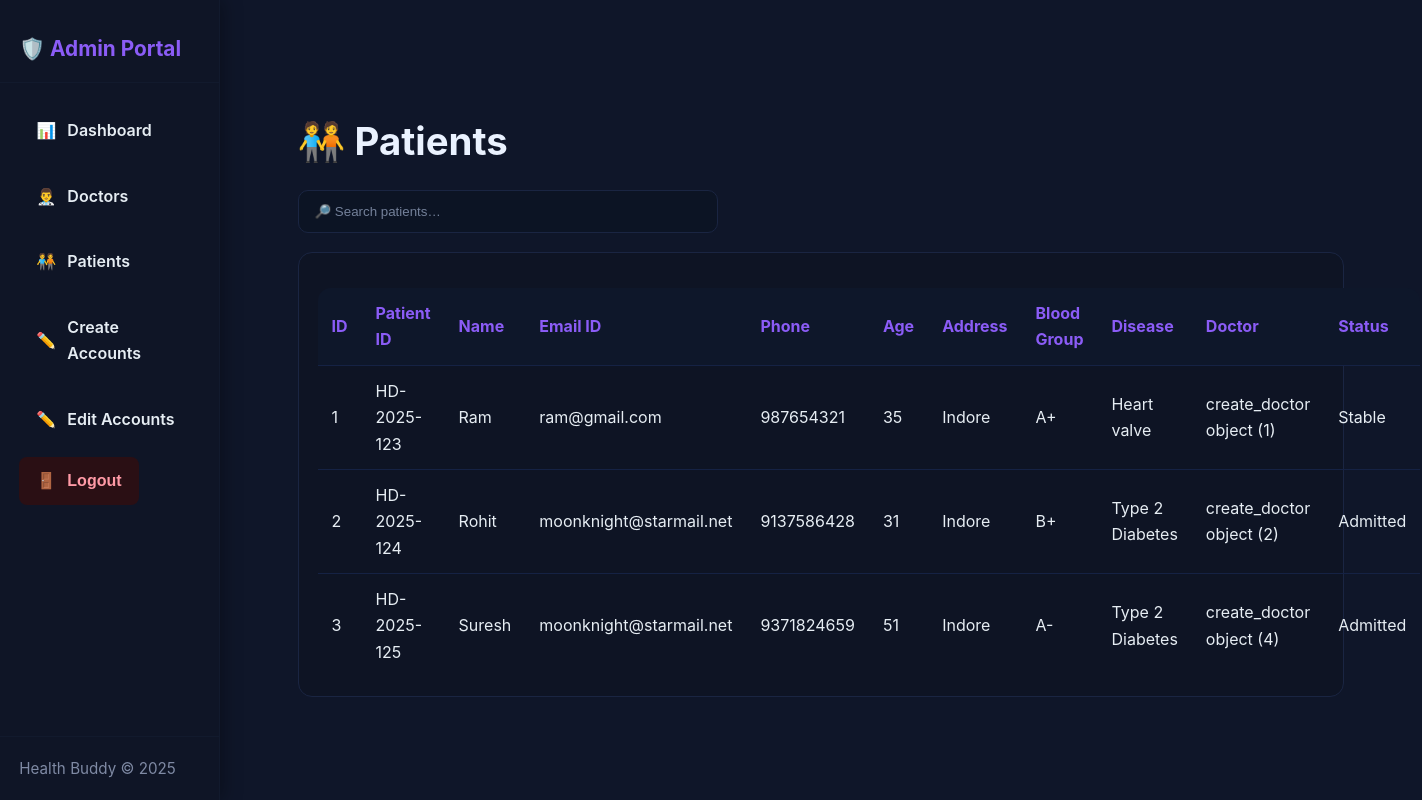
/admin1/patients/, run on an earlier commit of the app's database.
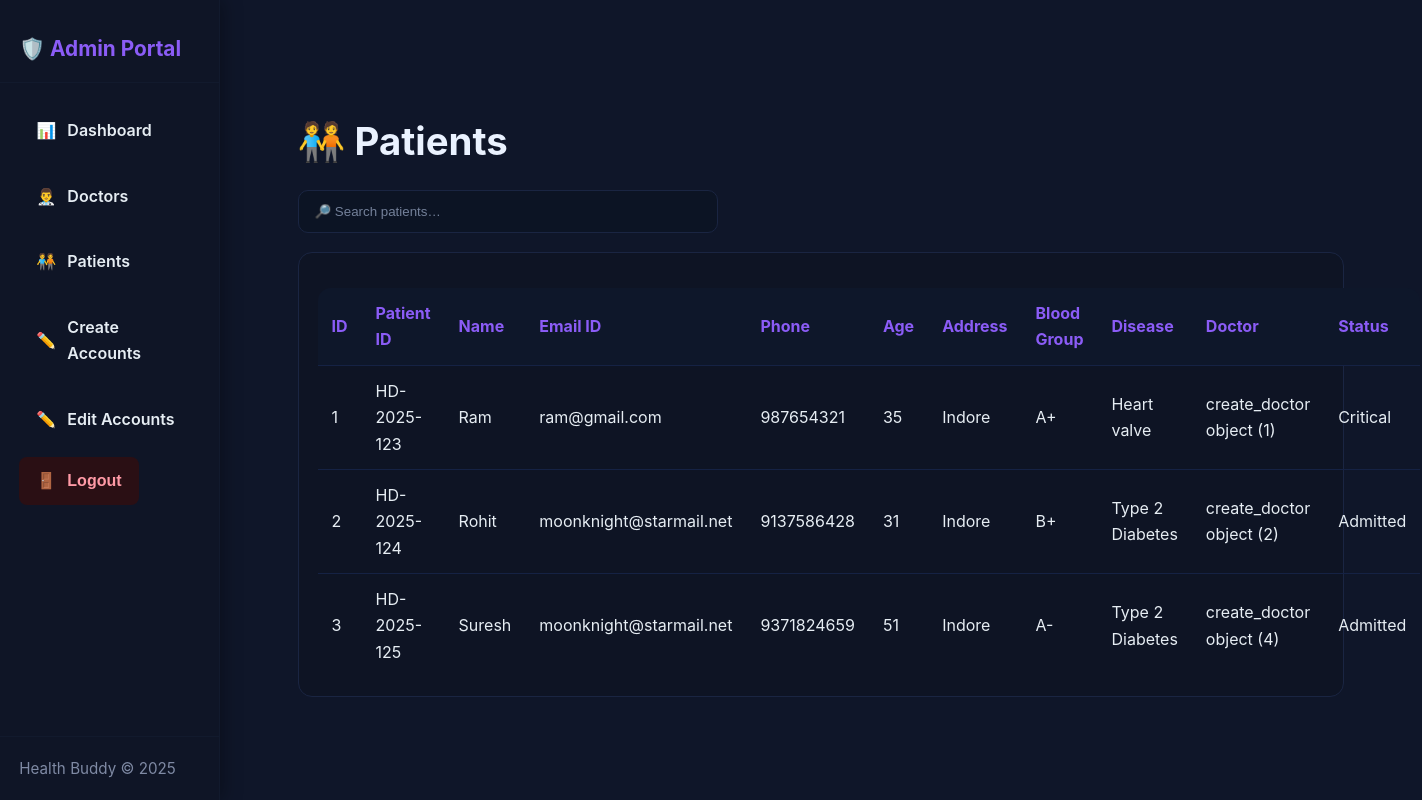
And on a later commit of the database.
### users/models.py (models this page shows)
class create_patient(models.Model):
    patient_id= models.CharField(max_length=100)
    name= models.CharField(max_length=100)
    email= models.EmailField()
    phone= models.CharField(max_length=15)
    age= models.IntegerField()
    address= models.TextField()
    gender= models.CharField(max_length=10)
    blood_group= models.CharField(max_length=5)
    disease= models.CharField(max_length=100)
    doctor= models.ForeignKey(create_doctor, on_delete=models.CASCADE)
    password= models.CharField(max_length=100, default="password123")
    status= models.CharField(max_length=20, default="Admitted")
    status_notes = models.TextField(blank=True, null=True)

class create_doctor(models.Model):
    doc_id = models.CharField(max_length=100, unique=True)
    name= models.CharField(max_length=100)
    email= models.EmailField()
    phone= models.CharField(max_length=15)
    department= models.CharField(max_length=100)
    specialist= models.CharField(max_length=100)
    license_no= models.CharField(max_length=50)
    experience= models.IntegerField()
    password= models.CharField(max_length=100, default="password123")

### PDS/views.py (the view)
# urls.py: path('admin1/patients/', views.admin_patients, name='admin-patients'),
def admin_patients(request):
    patient_data = create_patient.objects.all().order_by('id')
    return render(request, "admin-patients.html", {'patient_data': patient_data})

### templates/admin-patients.html
{% extends 'admin-base.html' %} {% block admin %}
  <main class="main-content fade-in">
    <section class="section container reveal">
      <h2 class="h2">🧑‍🤝‍🧑 Patients</h2>
      <input id="reportSearch" class="input" placeholder="🔎 Search patients…" style="max-width:420px;margin:.8rem 0 1.2rem;"/>
      <div class="card">
        <table id="reportTable" class="table">
          <thead>
            <tr>
            <th>ID</th>
            <th>Patient ID</th>
            <th>Name</th>
            <th>Email ID</th>
            <th>Phone</th>
            <th>Age</th>
            <th>Address</th>
            <th>Blood Group</th>
            <th>Disease</th>
            <th>Doctor</th>
            <th>Status</th>
          </tr>
          </thead>
          <tbody>
            {% for pat in patient_data %}
            <tr>
              <td>{{ pat.id }}</td>
              <td>{{ pat.patient_id }}</td>
              <td>{{ pat.name }}</td>
              <td>{{ pat.email }}</td>
              <td>{{ pat.phone }}</td>
              <td>{{ pat.age }}</td>
              <td>{{ pat.address }}</td>
              <td>{{ pat.blood_group }}</td>
              <td>{{ pat.disease }}</td>
              <td>{{ pat.doctor }}</td>
              <td>{{ pat.status }}</td>
            </tr>
            {% endfor %}
          </tbody>
        </table>
      </div>
    </section>
  </main>
{% endblock %}

### templates/admin-base.html
{% include 'admin-header.html' %}
{% block admin %}
{% endblock %}
{% include 'admin-footer.html' %}

### templates/admin-header.html (shortened to what this page needs)
<!DOCTYPE html>
<html lang="en" class="admin-dark">
  <head>
    <link rel="stylesheet" href="/static/styles.css" />
  </head>
  <body>
    <aside class="side-panel">
      <div class="panel-header">🛡️ Admin Portal</div>
      <nav class="panel-menu">
        <a class="panel-btn active" href="/admin1/dashboard/"
          ><span>📊</span> Dashboard</a
        >
        <a class="panel-btn" href="/admin1/doctor/"><span>👨‍⚕️</span> Doctors</a>
        <a class="panel-btn" href="/admin1/patients/"
          ><span>🧑‍🤝‍🧑</span> Patients</a
        >
        <a class="panel-btn" href="/admin1/accounts/create/"
          ><span>✏️</span> Create Accounts</a
        >
        <a class="panel-btn" href="/admin1/accounts/edit/"
          ><span>✏️</span> Edit Accounts</a
        >
        <form method="post" action="{% url 'logout' %}">
          <button class="panel-btn logout" type="submit">
            <span>🚪</span> Logout
          </button>
        </form>
      </nav>
      <div class="panel-footer">Health Buddy © 2025</div>
    </aside>
  </body>
</html>

### templates/admin-footer.html (shortened to what this page needs)
</body>
</html>

### static/styles.css (style rules this page uses)
:root { --bg:#f7fafb; --text:#1f2a37; --muted:#5b6b7b; --card:#ffffff; --primary:#2ec4b6; --secondary:#6558f5; --accent:#ff7a59; --yellow:#ffd166; --radius:22px; --shadow-soft: 10px 10px 24px rgba(31,42,55,.07), -6px -6px 16px #ffffff; --shadow-press: inset 6px 6px 14px rgba(31,42,55,.08), inset -6px -6px 14px rgba(255,255,255,.65); }
* { box-sizing:border-box }
html,body { height:100% }
body { margin:0; font-family: Inter, ui-sans-serif, system-ui, -apple-system, Segoe UI, Roboto, "Helvetica Neue", Arial; color:var(--text); background: radial-gradient(700px 380px at 10% -10%, rgba(101,88,245,.08), transparent 60%), radial-gradient(700px 380px at 110% 10%, rgba(46,196,182,.08), transparent 60%), var(--bg); line-height:1.65; overflow-x:hidden; }
a { color:inherit; text-decoration:none }
.container { width:min(1100px, 92%); margin-inline:auto }
.section { padding:60px 0 }
.h2 { font-size:clamp(1.6rem, 1.2rem + 1.4vw, 2.4rem); margin:10px 0 4px }
.card { background:var(--card); border-radius:var(--radius); padding:22px; box-shadow:var(--shadow-soft); transition: transform .2s ease, box-shadow .2s ease; }
.input, textarea, select { width:100%; padding:12px 14px; border:none; border-radius:14px; outline:none; background:linear-gradient(180deg, #fff, #eef4f8); box-shadow:var(--shadow-press); color:var(--text) }
.side-panel { position: fixed; top: 0; left: 0; height: 100vh; width: 220px; background: #f7fafc; border-right: 1.5px solid #e3e8ee; box-shadow: 2px 0 16px rgba(46,196,182,0.06); display: flex; flex-direction: column; align-items: stretch; z-index: 100; }
.side-panel .panel-header { padding: 2rem 1.2rem 1rem 1.2rem; font-size: 1.3rem; font-weight: 700; color: var(--primary); border-bottom: 1px solid #e3e8ee; }
.side-panel .panel-menu { display: flex; flex-direction: column; gap: 0.5rem; padding: 1.2rem; }
.side-panel .panel-btn { background: #fff; color: var(--text); border: none; border-radius: 8px; padding: 0.85rem 1rem; font-size: 1rem; font-weight: 600; text-align: left; cursor: pointer; transition: background 0.2s, color 0.2s; margin-bottom: 2px; display: flex; align-items: center; gap: 0.7rem; }
.side-panel .panel-btn.logout { background: #ffeaea; color: var(--accent); }
.side-panel .panel-footer { margin-top: auto; padding: 1.2rem; font-size: 0.95rem; color: var(--muted); border-top: 1px solid #e3e8ee; }
.main-content { margin-left: 220px; padding: 2.5rem 2rem; }
.admin-dark { --bg: #0b1220; --surface: #0f1629; --card: #0e1424; --text: #e6edf3; --muted: #9aa4b2; --primary: #22d3ee; --secondary: #8b5cf6; --accent: #f43f5e; --border: #1a2542; --ring: rgba(34, 211, 238, .35); background: var(--bg); color: var(--text); }
.admin-dark .side-panel { background: #0f1526; border-right: 1px solid #121a2d; box-shadow: 2px 0 18px rgba(0, 0, 0, .35); }
.admin-dark .side-panel .panel-header { color: var(--secondary); border-bottom: 1px solid #121a2d; }
.admin-dark .side-panel .panel-btn { background: transparent; color: var(--text); border: 1px solid transparent; }
.admin-dark .side-panel .panel-btn.logout { background: #2a0f14; color: #ff9aa6; }
.admin-dark .side-panel .panel-footer { color: #7f8aa4; border-top: 1px solid #121a2d; }
.admin-dark .main-content { background: var(--surface); color: var(--text); min-height: 100vh; }
.admin-dark .card { background: var(--card); border: 1px solid var(--border); border-radius: 14px; padding: 18px; box-shadow: none; }
.admin-dark .input, .admin-dark textarea, .admin-dark select { background: #0c1424; border: 1px solid var(--border); color: var(--text); border-radius: 10px; padding: .8rem 1rem; box-shadow: none; }
.admin-dark ::placeholder { color: #74819a; }
.admin-dark .h2, .admin-dark h1, .admin-dark h2 { color: #eaf2ff; }
.admin-dark .table { width: 100%; border-collapse: collapse; margin-top: 1rem; background: transparent; border: 1px solid var(--border); border-radius: 14px; overflow: hidden; }
.admin-dark .table thead { background: #0e172a; color: var(--secondary); }
.admin-dark .table th, .admin-dark .table td { padding: 12px 14px; border-bottom: 1px solid #152244; text-align: left; }
.card { transition: all 0.4s cubic-bezier(0.175, 0.885, 0.32, 1.275); }
.reveal { opacity: 0; transform: translateY(30px); transition: all 0.6s ease; }
.fade-in { animation: fadeInUp 0.8s ease-out; }
.reveal { opacity:0; transform: translateY(30px); transition: opacity .6s ease, transform .6s ease }
.reveal.show { opacity:1; transform:none }

What changed in the data, as far as the page shows it:
changed create_patient "Ram": status "Stable" → "Critical"
